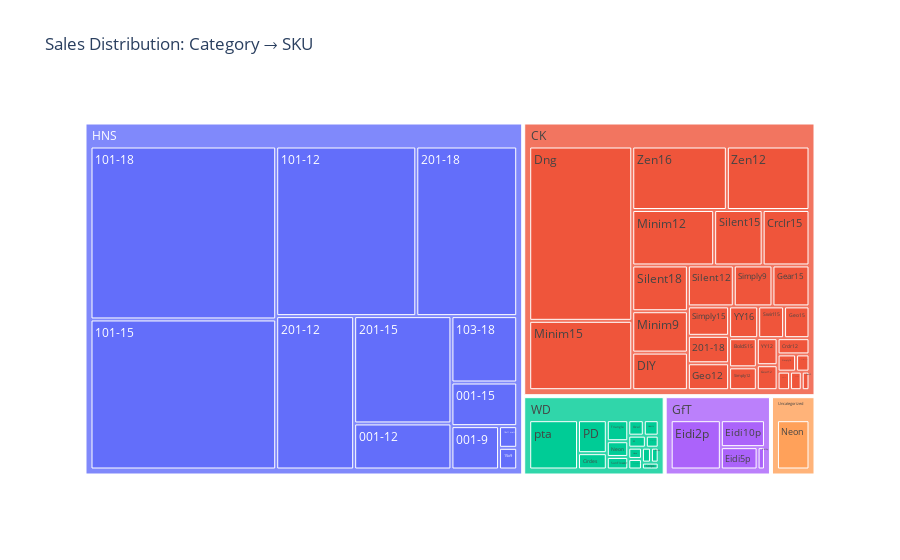

Source (notebook cell):
### Code cell
fig = px.treemap(df, path=["category", "sku"], values="sales", title="Sales Distribution: Category → SKU")
fig.show()

### Figure 1 — Plotly figure (JSON) as saved in the notebook; plotly's stock layout.template omitted (floating-point values rounded to 4 significant figures)
{"data": [{"branchvalues": "total", "domain": {"x": [0, 1], "y": [0, 1]}, "hovertemplate": "labels=%{label}<br>sales=%{value}<br>parent=%{parent}<br>id=%{id}<extra></extra>", "ids": ["CK/Dng", "CK/DIY", "CK/Simply9", "GfT/Eidi2p", "CK/Geo12", "CK/Simply12", "WD/Triangle", "CK/Minim12", "CK/Gear12", "HNS/201-12", "CK/Swirl15", "WD/Circles", "CK/Crclr12", "CK/Zen12", "CK/YY12", "CK/Geo15", "CK/BoldS15", "WD/pta", "CK/Simply15", "HNS/101-12", "CK/Minim15", "CK/Gear15", "CK/Crclr15", "WD/PD", "HNS/001-9", "CK/Zen16", "CK/Silent12", "WD/Rectangles", "CK/YY16", "HNS/201-15", "HNS/201-18", "CK/Silent18", "HNS/101-15", "GfT/Eidi5p", "HNS/001-12", "HNS/101-18", "HNS/103-18", "HNS/001-15", "CK/Minim9", "WD/Oval", "WD/SunFlower", "WD/SunClouds", "CK/Cat15", "CK/PacMan16", "CK/Silent15", "GfT/Eidi4p", "WD/Neon", "CK/201-18", "WD/BF", "CK/Gear9", "WD/Birds", "WD/Strips", "WD/SunCloud", "CK/OG16", "WD/Hexa", "HNS/18x11 matt", "Uncategorized/Neon", "GfT/Eidi10p", "CK/Simply18", "HNS/15x9", "WD/Hearts", "CK", "GfT", "WD", "HNS", "Uncategorized"], "labels": ["Dng", "DIY", "Simply9", "Eidi2p", "Geo12", "Simply12", "Triangle", "Minim12", "Gear12", "201-12", "Swirl15", "Circles", "Crclr12", "Zen12", "YY12", "Geo15", "BoldS15", "pta", "Simply15", "101-12", "Minim15", "Gear15", "Crclr15", "PD", "001-9", "Zen16", "Silent12", "Rectangles", "YY16", "201-15", "201-18", "Silent18", "101-15", "Eidi5p", "001-12", "101-18", "103-18", "001-15", "Minim9", "Oval", "SunFlower", "SunClouds", "Cat15", "PacMan16", "Silent15", "Eidi4p", "Neon", "201-18", "BF", "Gear9", "Birds", "Strips", "SunCloud", "OG16", "Hexa", "18x11 matt", "Neon", "Eidi10p", "Simply18", "15x9", "Hearts", "CK", "GfT", "WD", "HNS", "Uncategorized"], "name": "", "parents": ["CK", "CK", "CK", "GfT", "CK", "CK", "WD", "CK", "CK", "HNS", "CK", "WD", "CK", "CK", "CK", "CK", "CK", "WD", "CK", "HNS", "CK", "CK", "CK", "WD", "HNS", "CK", "CK", "WD", "CK", "HNS", "HNS", "CK", "HNS", "GfT", "HNS", "HNS", "HNS", "HNS", "CK", "WD", "WD", "WD", "CK", "CK", "CK", "GfT", "WD", "CK", "WD", "CK", "WD", "WD", "WD", "CK", "WD", "HNS", "Uncategorized", "GfT", "CK", "HNS", "WD", "", "", "", "", ""], "type": "treemap", "values": [123600.0, 14380.0, 10890.0, 26350.0, 7630.0, 4360.0, 4660.0, 31260.0, 3570.0, 78920.0, 5660.0, 4860.0, 3570.0, 36120.0, 3870.0, 5560.0, 5560.0, 24850.0, 8350.0, 156800.0, 49170.0, 10430.0, 17880.0, 9810.0, 13630.0, 41340.0, 12920.0, 1590.0, 6360.0, 68920.0, 113000.0, 17520.0, 184000.0, 8760.0, 29580.0, 212100.0, 28830.0, 18940.0, 15840.0, 2480.0, 2780.0, 1490.0, 1490.0, 1590.0, 18500.0, 1750.0, 3490.0, 7790.0, 2180.0, 990.0, 1190.0, 1190.0, 1390.0, 1590.0, 1590.0, 2600.0, 20760.0, 12670.0, 2190.0, 2600.0, 2380.0, 470000.0, 49530.0, 65930.0, 909900.0, 20760.0]}], "layout": {"legend": {"tracegroupgap": 0}, "title": {"text": "Sales Distribution: Category → SKU"}}}
